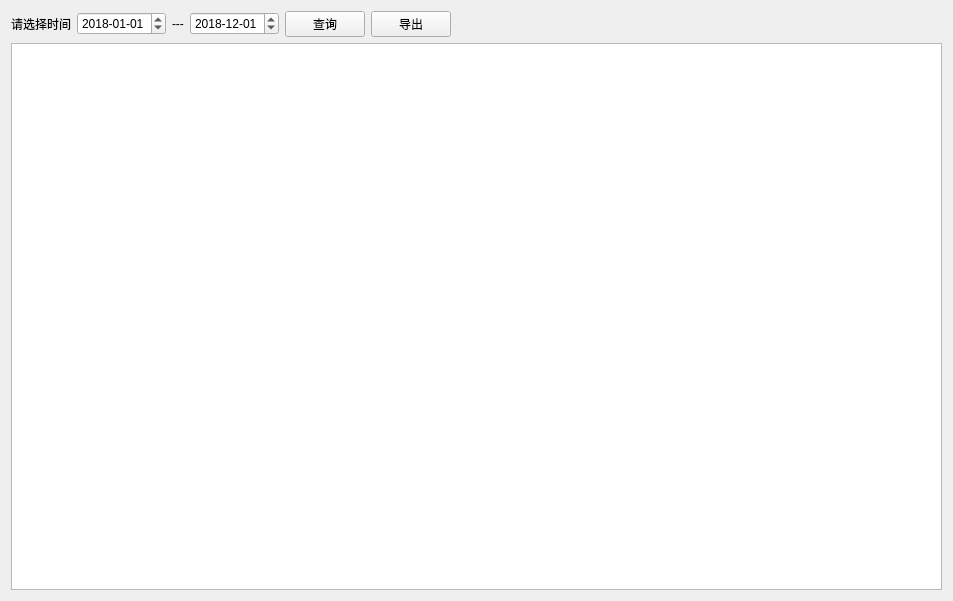
<?xml version="1.0" encoding="UTF-8"?>
<ui version="4.0">
 <class>sub_serviceoperationdataForm</class>
 <widget class="QWidget" name="sub_serviceoperationdataForm">
  <property name="geometry">
   <rect>
    <x>0</x>
    <y>0</y>
    <width>953</width>
    <height>601</height>
   </rect>
  </property>
  <property name="windowTitle">
   <string>Form</string>
  </property>
  <layout class="QVBoxLayout" name="verticalLayout">
   <item>
    <layout class="QHBoxLayout" name="horizontalLayout">
     <item>
      <widget class="QLabel" name="label">
       <property name="text">
        <string>请选择时间</string>
       </property>
      </widget>
     </item>
     <item>
      <widget class="QDateTimeEdit" name="start_date">
       <property name="date">
        <date>
         <year>2018</year>
         <month>1</month>
         <day>1</day>
        </date>
       </property>
       <property name="displayFormat">
        <string>yyyy-MM-dd</string>
       </property>
      </widget>
     </item>
     <item>
      <widget class="QLabel" name="label_2">
       <property name="text">
        <string>---</string>
       </property>
      </widget>
     </item>
     <item>
      <widget class="QDateTimeEdit" name="end_date">
       <property name="date">
        <date>
         <year>2018</year>
         <month>12</month>
         <day>1</day>
        </date>
       </property>
       <property name="displayFormat">
        <string>yyyy-MM-dd</string>
       </property>
      </widget>
     </item>
     <item>
      <widget class="QPushButton" name="search">
       <property name="text">
        <string>查询</string>
       </property>
      </widget>
     </item>
     <item>
      <widget class="QPushButton" name="export">
       <property name="text">
        <string>导出</string>
       </property>
      </widget>
     </item>
     <item>
      <spacer name="horizontalSpacer">
       <property name="orientation">
        <enum>Qt::Horizontal</enum>
       </property>
       <property name="sizeHint" stdset="0">
        <size>
         <width>40</width>
         <height>20</height>
        </size>
       </property>
      </spacer>
     </item>
    </layout>
   </item>
   <item>
    <widget class="QTableView" name="sub_serviceoperationtableView">
     <property name="editTriggers">
      <set>QAbstractItemView::NoEditTriggers</set>
     </property>
     <property name="selectionBehavior">
      <enum>QAbstractItemView::SelectRows</enum>
     </property>
    </widget>
   </item>
  </layout>
 </widget>
 <resources/>
 <connections/>
</ui>
